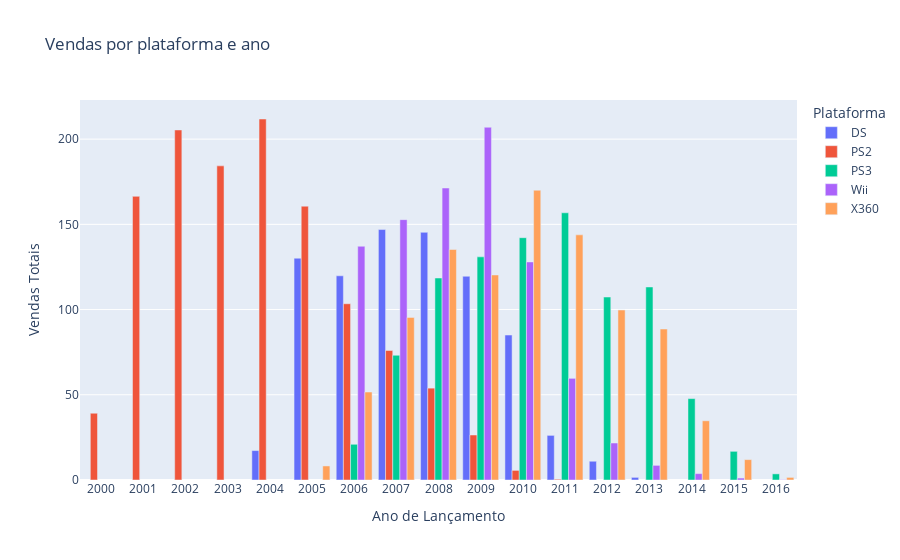

The notebook cell this image was saved under:
### Code cell
#Gráfico de barras

fig = px.bar(best_sellers_graph, x='year_of_release', y='total_sales', color='platform', title='Vendas por plataforma e ano',
             labels={'year_of_release': 'Ano de Lançamento', 'total_sales': 'Vendas Totais', 'platform': 'Plataforma'},barmode='group')
fig.update_xaxes(type='category',categoryorder = 'category ascending')
fig.update_layout(bargap = 0.150,)
fig

### Figure 1 — Plotly figure (JSON) as saved in the notebook; plotly's stock layout.template omitted (floating-point values rounded to 4 significant figures)
{"data": [{"alignmentgroup": "True", "hovertemplate": "Plataforma=DS<br>Ano de Lançamento=%{x}<br>Vendas Totais=%{y}<extra></extra>", "legendgroup": "DS", "marker": {"color": "#636efa", "pattern": {"shape": ""}}, "name": "DS", "offsetgroup": "DS", "orientation": "v", "showlegend": true, "textposition": "auto", "type": "bar", "x": [2004, 2005, 2006, 2007, 2008, 2009, 2010, 2011, 2012, 2013], "xaxis": "x", "y": [17.27, 130.1, 119.8, 146.9, 145.3, 119.5, 85.04, 26.18, 11.01, 1.54], "yaxis": "y"}, {"alignmentgroup": "True", "hovertemplate": "Plataforma=PS2<br>Ano de Lançamento=%{x}<br>Vendas Totais=%{y}<extra></extra>", "legendgroup": "PS2", "marker": {"color": "#EF553B", "pattern": {"shape": ""}}, "name": "PS2", "offsetgroup": "PS2", "orientation": "v", "showlegend": true, "textposition": "auto", "type": "bar", "x": [2000, 2001, 2002, 2003, 2004, 2005, 2006, 2007, 2008, 2009, 2010, 2011], "xaxis": "x", "y": [39.17, 166.4, 205.4, 184.3, 211.8, 160.7, 103.4, 75.99, 53.9, 26.4, 5.64, 0.45], "yaxis": "y"}, {"alignmentgroup": "True", "hovertemplate": "Plataforma=PS3<br>Ano de Lançamento=%{x}<br>Vendas Totais=%{y}<extra></extra>", "legendgroup": "PS3", "marker": {"color": "#00cc96", "pattern": {"shape": ""}}, "name": "PS3", "offsetgroup": "PS3", "orientation": "v", "showlegend": true, "textposition": "auto", "type": "bar", "x": [2006, 2007, 2008, 2009, 2010, 2011, 2012, 2013, 2014, 2015, 2016], "xaxis": "x", "y": [20.96, 73.19, 118.5, 130.9, 142.2, 156.8, 107.4, 113.2, 47.76, 16.82, 3.6], "yaxis": "y"}, {"alignmentgroup": "True", "hovertemplate": "Plataforma=Wii<br>Ano de Lançamento=%{x}<br>Vendas Totais=%{y}<extra></extra>", "legendgroup": "Wii", "marker": {"color": "#ab63fa", "pattern": {"shape": ""}}, "name": "Wii", "offsetgroup": "Wii", "orientation": "v", "showlegend": true, "textposition": "auto", "type": "bar", "x": [2006, 2007, 2008, 2009, 2010, 2011, 2012, 2013, 2014, 2015, 2016], "xaxis": "x", "y": [137.2, 152.8, 171.3, 207.0, 128.0, 59.65, 21.71, 8.59, 3.75, 1.14, 0.18], "yaxis": "y"}, {"alignmentgroup": "True", "hovertemplate": "Plataforma=X360<br>Ano de Lançamento=%{x}<br>Vendas Totais=%{y}<extra></extra>", "legendgroup": "X360", "marker": {"color": "#FFA15A", "pattern": {"shape": ""}}, "name": "X360", "offsetgroup": "X360", "orientation": "v", "showlegend": true, "textposition": "auto", "type": "bar", "x": [2005, 2006, 2007, 2008, 2009, 2010, 2011, 2012, 2013, 2014, 2015, 2016], "xaxis": "x", "y": [8.25, 51.62, 95.41, 135.3, 120.3, 170.0, 143.8, 99.74, 88.58, 34.74, 11.96, 1.52], "yaxis": "y"}], "layout": {"bargap": 0.15, "barmode": "group", "legend": {"title": {"text": "Plataforma"}, "tracegroupgap": 0}, "title": {"text": "Vendas por plataforma e ano"}, "xaxis": {"anchor": "y", "categoryorder": "category ascending", "domain": [0, 1], "title": {"text": "Ano de Lançamento"}, "type": "category"}, "yaxis": {"anchor": "x", "domain": [0, 1], "title": {"text": "Vendas Totais"}}}}
